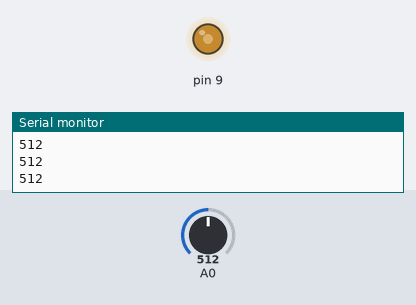
Recording of a sketch running on a simulated Arduino Uno, built with avr-gcc and run on an emulated ATmega328P. Parts: output pins drawn as LEDs (lit = HIGH), the last lines printed to the serial monitor. The test bench sets the inputs (shaded band); at power-on: A0 = 512.

Above: at 1.2 s.
1.3 s: A0 set to 716
At 2.2 s:
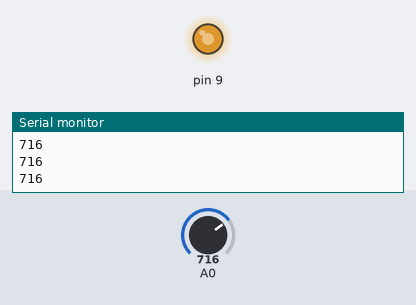
2.8 s: A0 set to 900
At 3.5 s:
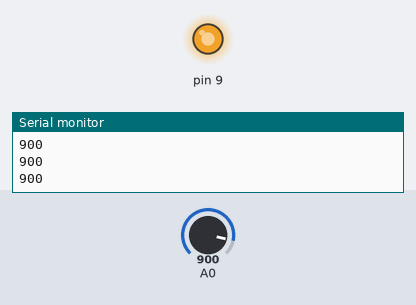
4.3 s: A0 set to 122
At 4.6 s:
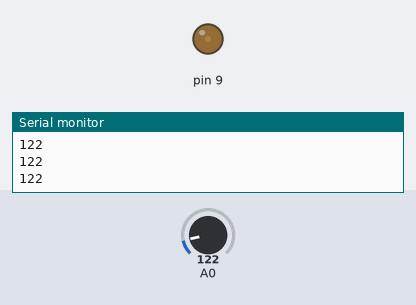
5.8 s: A0 set to 0
At 6.9 s:
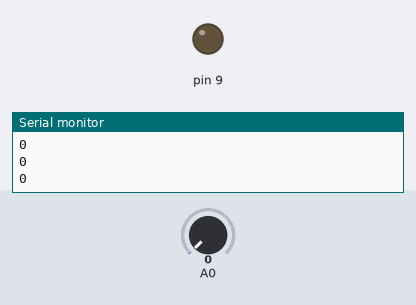
7.3 s: A0 set to 511
At 8.0 s:
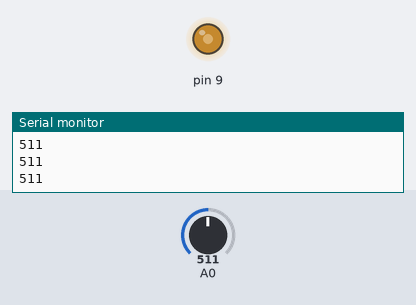
Timing chart, 0 to 9.8 s (numbered marks = the images above; inputs shaded):
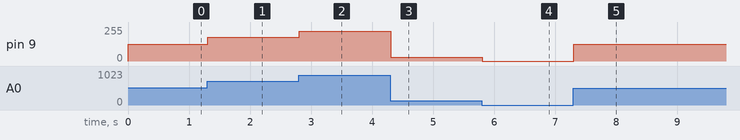

Measured:
- after the input at 1.3 s, pin 9: 127/255 → 178/255 at once
- after the input at 2.8 s, pin 9: 178/255 → 224/255 at once
- after the input at 4.3 s, pin 9: 224/255 → 30/255 at once
- after the input at 5.8 s, pin 9: 30/255 → 0/255 at once
- after the input at 7.3 s, pin 9: 0/255 → 127/255 at once

The sketch:

BlinkUNED.ino
```cpp
void setup() {
  // put your setup code here, to run once:
  pinMode(9,OUTPUT);
  pinMode(A0,INPUT);
  Serial.begin(9600);
}

void loop() {
  int T=analogRead(A0);
  Serial.println(T);
  int val = map(T,0,1023,0,255);
  // put your main code here, to run repeatedly:
  analogWrite(9,val);
}
```
